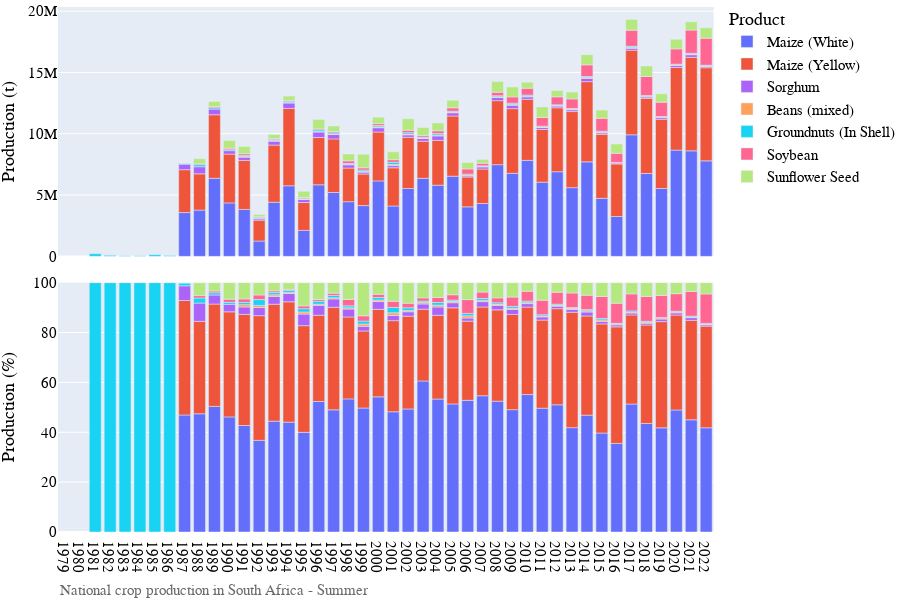
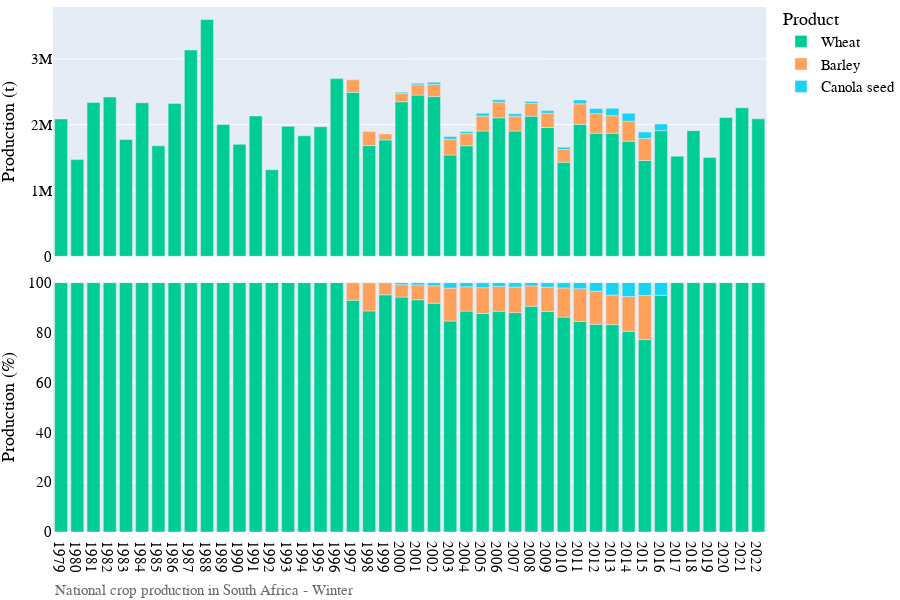

The notebook cell these images were saved under, in order:
### Markdown cell above
## Visualization of production data

### Code cell
# Bar chart of national crop production
country_iso, country_name = 'ZA', 'South Africa'
df = pd.read_csv('../data/crop/adm_crop_production_%s.csv' % country_iso, index_col=0)
df['year'] = df['harvest_year']
year = [df['year'].min(), df['year'].max()]
product_order = ['Maize (White)', 'Maize (Yellow)','Wheat','Sorghum']
for season_name in ['Summer','Winter']:
    footnote = 'National crop production in %s - %s' % (country_name, season_name)
    fn_save = '../figures/%s_bar_natgrainprod_%s.png' % (country_iso, season_name)
    sub = df[df['season_name'] == season_name]
    fig = PlotBarProduction(sub, year, product_order, footnote)#, fn_save)
    fig.show()

### Figure 1 — Plotly figure (JSON) as saved in the notebook; plotly's stock layout.template omitted (floating-point values rounded to 4 significant figures)
{"data": [{"alignmentgroup": "True", "hovertemplate": "product=Maize (White)<br>season_name=Summer<br>type=orig_unit<br>year=%{x}<br>value=%{y}<extra></extra>", "legendgroup": "Maize (White)", "marker": {"color": "#636efa", "pattern": {"shape": ""}}, "name": "Maize (White)", "offsetgroup": "Maize (White)", "orientation": "v", "showlegend": true, "textposition": "auto", "type": "bar", "x": [1987, 1988, 1989, 1990, 1991, 1992, 1993, 1994, 1995, 1996, 1997, 1998, 1999, 2000, 2001, 2002, 2003, 2004, 2005, 2006, 2007, 2008, 2009, 2010, 2011, 2012, 2013, 2014, 2015, 2016, 2017, 2018, 2019, 2020, 2021, 2022], "xaxis": "x2", "y": [3573000, 3776000, 6367000, 4361000, 3829000, 1252000, 4416000, 5759000, 2120000, 5836000, 5209200, 4459500, 4141000, 6154500, 4109790, 5537480, 6365550, 5805000, 6540700, 4038900, 4315000, 7480000, 6775000, 7830000, 6052000, 6903656, 5606800, 7710000, 4735000, 3253775, 9916000, 6759800, 5538240, 8666310, 8608815, 7789750], "yaxis": "y2"}, {"alignmentgroup": "True", "hovertemplate": "product=Maize (White)<br>season_name=Summer<br>type=percent<br>year=%{x}<br>value=%{y}<extra></extra>", "legendgroup": "Maize (White)", "marker": {"color": "#636efa", "pattern": {"shape": ""}}, "name": "Maize (White)", "offsetgroup": "Maize (White)", "orientation": "v", "showlegend": false, "textposition": "auto", "type": "bar", "x": [1987, 1988, 1989, 1990, 1991, 1992, 1993, 1994, 1995, 1996, 1997, 1998, 1999, 2000, 2001, 2002, 2003, 2004, 2005, 2006, 2007, 2008, 2009, 2010, 2011, 2012, 2013, 2014, 2015, 2016, 2017, 2018, 2019, 2020, 2021, 2022], "xaxis": "x", "y": [46.92, 47.4, 50.38, 46.16, 42.7, 36.74, 44.44, 44.05, 39.96, 52.32, 48.99, 53.38, 49.71, 54.19, 48.21, 49.34, 60.56, 53.32, 51.35, 52.79, 54.64, 52.47, 49.06, 55.11, 49.64, 51.01, 41.84, 46.86, 39.69, 35.51, 51.32, 43.52, 41.77, 48.93, 44.99, 41.79], "yaxis": "y"}, {"alignmentgroup": "True", "hovertemplate": "product=Maize (Yellow)<br>season_name=Summer<br>type=orig_unit<br>year=%{x}<br>value=%{y}<extra></extra>", "legendgroup": "Maize (Yellow)", "marker": {"color": "#EF553B", "pattern": {"shape": ""}}, "name": "Maize (Yellow)", "offsetgroup": "Maize (Yellow)", "orientation": "v", "showlegend": true, "textposition": "auto", "type": "bar", "x": [1987, 1988, 1989, 1990, 1991, 1992, 1993, 1994, 1995, 1996, 1997, 1998, 1999, 2000, 2001, 2002, 2003, 2004, 2005, 2006, 2007, 2008, 2009, 2010, 2011, 2012, 2013, 2014, 2015, 2016, 2017, 2018, 2019, 2020, 2021, 2022], "xaxis": "x2", "y": [3496000, 2954000, 5185000, 3980000, 3996000, 1704000, 4661000, 6308000, 2269250, 3858088, 4373000, 2744000, 2574500, 3986440, 3115350, 4177850, 3025900, 3657000, 4909300, 2430600, 2810000, 5220000, 5275000, 4985000, 4308000, 5217000, 6203800, 6540000, 5220000, 4283100, 6904000, 6129650, 5648080, 6741870, 7625450, 7597450], "yaxis": "y2"}, {"alignmentgroup": "True", "hovertemplate": "product=Maize (Yellow)<br>season_name=Summer<br>type=percent<br>year=%{x}<br>value=%{y}<extra></extra>", "legendgroup": "Maize (Yellow)", "marker": {"color": "#EF553B", "pattern": {"shape": ""}}, "name": "Maize (Yellow)", "offsetgroup": "Maize (Yellow)", "orientation": "v", "showlegend": false, "textposition": "auto", "type": "bar", "x": [1987, 1988, 1989, 1990, 1991, 1992, 1993, 1994, 1995, 1996, 1997, 1998, 1999, 2000, 2001, 2002, 2003, 2004, 2005, 2006, 2007, 2008, 2009, 2010, 2011, 2012, 2013, 2014, 2015, 2016, 2017, 2018, 2019, 2020, 2021, 2022], "xaxis": "x", "y": [45.91, 37.08, 41.02, 42.13, 44.56, 50.01, 46.91, 48.25, 42.78, 34.59, 41.13, 32.85, 30.91, 35.1, 36.55, 37.23, 28.79, 33.59, 38.55, 31.77, 35.58, 36.61, 38.2, 35.09, 35.34, 38.54, 46.3, 39.75, 43.75, 46.75, 35.73, 39.46, 42.6, 38.07, 39.85, 40.76], "yaxis": "y"}, {"alignmentgroup": "True", "hovertemplate": "product=Sorghum<br>season_name=Summer<br>type=orig_unit<br>year=%{x}<br>value=%{y}<extra></extra>", "legendgroup": "Sorghum", "marker": {"color": "#ab63fa", "pattern": {"shape": ""}}, "name": "Sorghum", "offsetgroup": "Sorghum", "orientation": "v", "showlegend": true, "textposition": "auto", "type": "bar", "x": [1987, 1988, 1989, 1990, 1991, 1992, 1993, 1994, 1995, 1996, 1997, 1998, 1999, 2000, 2001, 2002, 2003, 2004, 2005, 2006, 2007, 2008, 2009, 2010, 2011, 2012, 2013, 2014, 2015, 2016, 2017, 2018, 2019, 2020, 2021, 2022], "xaxis": "x2", "y": [448905, 582071, 458823, 282533, 266623, 112440, 310500, 439008, 246300, 445000, 355000, 264600, 155950, 352450, 175580, 197275, 219513, 363000, 260000, 96000, 169700, 255000, 276500, 196500, 155000, 135500, 147200, 265000, 120500, 74150, 152000, 109855, 134525, 155560, 213645, 103140], "yaxis": "y2"}, {"alignmentgroup": "True", "hovertemplate": "product=Sorghum<br>season_name=Summer<br>type=percent<br>year=%{x}<br>value=%{y}<extra></extra>", "legendgroup": "Sorghum", "marker": {"color": "#ab63fa", "pattern": {"shape": ""}}, "name": "Sorghum", "offsetgroup": "Sorghum", "orientation": "v", "showlegend": false, "textposition": "auto", "type": "bar", "x": [1987, 1988, 1989, 1990, 1991, 1992, 1993, 1994, 1995, 1996, 1997, 1998, 1999, 2000, 2001, 2002, 2003, 2004, 2005, 2006, 2007, 2008, 2009, 2010, 2011, 2012, 2013, 2014, 2015, 2016, 2017, 2018, 2019, 2020, 2021, 2022], "xaxis": "x", "y": [5.895, 7.307, 3.63, 2.991, 2.973, 3.3, 3.125, 3.358, 4.643, 3.99, 3.339, 3.167, 1.872, 3.103, 2.06, 1.758, 2.089, 3.334, 2.041, 1.255, 2.149, 1.789, 2.002, 1.383, 1.271, 1.001, 1.098, 1.611, 1.01, 0.8093, 0.7866, 0.7073, 1.015, 0.8784, 1.117, 0.5534], "yaxis": "y"}, {"alignmentgroup": "True", "hovertemplate": "product=Beans (mixed)<br>season_name=Summer<br>type=orig_unit<br>year=%{x}<br>value=%{y}<extra></extra>", "legendgroup": "Beans (mixed)", "marker": {"color": "#FFA15A", "pattern": {"shape": ""}}, "name": "Beans (mixed)", "offsetgroup": "Beans (mixed)", "orientation": "v", "showlegend": true, "textposition": "auto", "type": "bar", "x": [1991, 1992, 1993, 1994, 1995, 1996, 1997, 1998, 1999, 2000, 2001, 2002, 2003, 2004, 2005, 2006, 2007, 2008, 2009, 2010, 2011, 2012, 2013, 2014, 2015, 2016, 2017, 2018, 2019, 2020, 2021, 2022], "xaxis": "x2", "y": [84283, 27704, 61368, 44000, 44727, 49728, 52000, 42960, 76000, 70684, 91630, 59020, 60295, 80000, 69820, 67250, 39545, 58975, 67030, 52255, 41980, 47695, 60200, 82130, 73390, 35445, 68525, 69330, 66355, 64800, 57672, 52590], "yaxis": "y2"}, {"alignmentgroup": "True", "hovertemplate": "product=Beans (mixed)<br>season_name=Summer<br>type=percent<br>year=%{x}<br>value=%{y}<extra></extra>", "legendgroup": "Beans (mixed)", "marker": {"color": "#FFA15A", "pattern": {"shape": ""}}, "name": "Beans (mixed)", "offsetgroup": "Beans (mixed)", "orientation": "v", "showlegend": false, "textposition": "auto", "type": "bar", "x": [1991, 1992, 1993, 1994, 1995, 1996, 1997, 1998, 1999, 2000, 2001, 2002, 2003, 2004, 2005, 2006, 2007, 2008, 2009, 2010, 2011, 2012, 2013, 2014, 2015, 2016, 2017, 2018, 2019, 2020, 2021, 2022], "xaxis": "x", "y": [0.9399, 0.813, 0.6176, 0.3366, 0.8432, 0.4458, 0.4891, 0.5143, 0.9124, 0.6224, 1.075, 0.5259, 0.5737, 0.7348, 0.5482, 0.879, 0.5007, 0.4137, 0.4854, 0.3678, 0.3443, 0.3524, 0.4492, 0.4992, 0.6151, 0.3869, 0.3546, 0.4464, 0.5005, 0.3659, 0.3014, 0.2822], "yaxis": "y"}, {"alignmentgroup": "True", "hovertemplate": "product=Groundnuts (In Shell)<br>season_name=Summer<br>type=orig_unit<br>year=%{x}<br>value=%{y}<extra></extra>", "legendgroup": "Groundnuts (In Shell)", "marker": {"color": "#19d3f3", "pattern": {"shape": ""}}, "name": "Groundnuts (In Shell)", "offsetgroup": "Groundnuts (In Shell)", "orientation": "v", "showlegend": true, "textposition": "auto", "type": "bar", "x": [1981, 1982, 1983, 1984, 1985, 1986, 1987, 1988, 1989, 1990, 1991, 1992, 1993, 1994, 1995, 1996, 1997, 1998, 1999, 2000, 2001, 2002, 2003, 2004, 2005, 2006, 2007, 2008, 2009, 2010, 2011, 2012, 2013, 2014, 2015, 2016, 2017, 2018, 2019, 2020, 2021, 2022], "xaxis": "x2", "y": [216000, 82000, 61000, 50000, 137000, 79000, 84000, 165000, 117000, 79000, 79000, 79650, 90428, 107809, 70500, 130000, 95000, 65160, 98250, 113550, 183840, 120185, 60005, 115000, 64000, 74000, 58000, 88800, 99500, 88000, 64250, 59000, 40825, 74500, 62300, 18850, 92050, 53750, 19455, 50080, 59950, 49000], "yaxis": "y2"}, {"alignmentgroup": "True", "hovertemplate": "product=Groundnuts (In Shell)<br>season_name=Summer<br>type=percent<br>year=%{x}<br>value=%{y}<extra></extra>", "legendgroup": "Groundnuts (In Shell)", "marker": {"color": "#19d3f3", "pattern": {"shape": ""}}, "name": "Groundnuts (In Shell)", "offsetgroup": "Groundnuts (In Shell)", "orientation": "v", "showlegend": false, "textposition": "auto", "type": "bar", "x": [1981, 1982, 1983, 1984, 1985, 1986, 1987, 1988, 1989, 1990, 1991, 1992, 1993, 1994, 1995, 1996, 1997, 1998, 1999, 2000, 2001, 2002, 2003, 2004, 2005, 2006, 2007, 2008, 2009, 2010, 2011, 2012, 2013, 2014, 2015, 2016, 2017, 2018, 2019, 2020, 2021, 2022], "xaxis": "x", "y": [100, 100, 100, 100, 100, 100, 1.103, 2.071, 0.9257, 0.8362, 0.881, 2.338, 0.91, 0.8247, 1.329, 1.166, 0.8935, 0.78, 1.18, 0.9998, 2.157, 1.071, 0.5709, 1.056, 0.5025, 0.9672, 0.7344, 0.6229, 0.7205, 0.6194, 0.527, 0.4359, 0.3047, 0.4528, 0.5222, 0.2057, 0.4764, 0.3461, 0.1467, 0.2828, 0.3133, 0.2629], "yaxis": "y"}, {"alignmentgroup": "True", "hovertemplate": "product=Soybean<br>season_name=Summer<br>type=orig_unit<br>year=%{x}<br>value=%{y}<extra></extra>", "legendgroup": "Soybean", "marker": {"color": "#FF6692", "pattern": {"shape": ""}}, "name": "Soybean", "offsetgroup": "Soybean", "orientation": "v", "showlegend": true, "textposition": "auto", "type": "bar", "x": [1988, 1989, 1990, 1991, 1992, 1993, 1994, 1995, 1996, 1997, 1998, 1999, 2000, 2001, 2002, 2003, 2004, 2005, 2006, 2007, 2008, 2009, 2010, 2011, 2012, 2013, 2014, 2015, 2016, 2017, 2018, 2019, 2020, 2021, 2022], "xaxis": "x2", "y": [75000, 85000, 119000, 126000, 62900, 68600, 63100, 58200, 80000, 98000, 215000, 174800, 148720, 209825, 202497, 136520, 220000, 272500, 424000, 205000, 282000, 516000, 566000, 710000, 650000, 784500, 948000, 1056800, 741550, 1316000, 1550800, 1170345, 1245500, 1890450, 2201000], "yaxis": "y2"}, {"alignmentgroup": "True", "hovertemplate": "product=Soybean<br>season_name=Summer<br>type=percent<br>year=%{x}<br>value=%{y}<extra></extra>", "legendgroup": "Soybean", "marker": {"color": "#FF6692", "pattern": {"shape": ""}}, "name": "Soybean", "offsetgroup": "Soybean", "orientation": "v", "showlegend": false, "textposition": "auto", "type": "bar", "x": [1988, 1989, 1990, 1991, 1992, 1993, 1994, 1995, 1996, 1997, 1998, 1999, 2000, 2001, 2002, 2003, 2004, 2005, 2006, 2007, 2008, 2009, 2010, 2011, 2012, 2013, 2014, 2015, 2016, 2017, 2018, 2019, 2020, 2021, 2022], "xaxis": "x", "y": [0.9414, 0.6725, 1.26, 1.405, 1.846, 0.6904, 0.4827, 1.097, 0.7172, 0.9217, 2.574, 2.099, 1.31, 2.461, 1.804, 1.299, 2.021, 2.14, 5.542, 2.596, 1.978, 3.736, 3.984, 5.824, 4.802, 5.854, 5.762, 8.858, 8.094, 6.811, 9.984, 8.828, 7.033, 9.88, 11.81], "yaxis": "y"}, {"alignmentgroup": "True", "hovertemplate": "product=Sunflower Seed<br>season_name=Summer<br>type=orig_unit<br>year=%{x}<br>value=%{y}<extra></extra>", "legendgroup": "Sunflower Seed", "marker": {"color": "#B6E880", "pattern": {"shape": ""}}, "name": "Sunflower Seed", "offsetgroup": "Sunflower Seed", "orientation": "v", "showlegend": true, "textposition": "auto", "type": "bar", "x": [1987, 1988, 1989, 1990, 1991, 1992, 1993, 1994, 1995, 1996, 1997, 1998, 1999, 2000, 2001, 2002, 2003, 2004, 2005, 2006, 2007, 2008, 2009, 2010, 2011, 2012, 2013, 2014, 2015, 2016, 2017, 2018, 2019, 2020, 2021, 2022], "xaxis": "x2", "y": [13000, 414370, 425864, 625930, 586397, 168786, 328847, 352226, 495713, 755001, 450000, 562670, 1109000, 530625, 638320, 928790, 642610, 648000, 620000, 520000, 300000, 872000, 801000, 490000, 860000, 522000, 557000, 832000, 663000, 755000, 874000, 858905, 680940, 785910, 677240, 845550], "yaxis": "y2"}, {"alignmentgroup": "True", "hovertemplate": "product=Sunflower Seed<br>season_name=Summer<br>type=percent<br>year=%{x}<br>value=%{y}<extra></extra>", "legendgroup": "Sunflower Seed", "marker": {"color": "#B6E880", "pattern": {"shape": ""}}, "name": "Sunflower Seed", "offsetgroup": "Sunflower Seed", "orientation": "v", "showlegend": false, "textposition": "auto", "type": "bar", "x": [1987, 1988, 1989, 1990, 1991, 1992, 1993, 1994, 1995, 1996, 1997, 1998, 1999, 2000, 2001, 2002, 2003, 2004, 2005, 2006, 2007, 2008, 2009, 2010, 2011, 2012, 2013, 2014, 2015, 2016, 2017, 2018, 2019, 2020, 2021, 2022], "xaxis": "x", "y": [0.1707, 5.201, 3.37, 6.625, 6.539, 4.953, 3.309, 2.694, 9.345, 6.769, 4.232, 6.735, 13.31, 4.672, 7.488, 8.276, 6.114, 5.952, 4.868, 6.797, 3.799, 6.116, 5.8, 3.449, 7.054, 3.857, 4.157, 5.057, 5.557, 8.241, 4.523, 5.53, 5.136, 4.438, 3.54, 4.537], "yaxis": "y"}], "layout": {"annotations": [{"showarrow": false, "text": "", "textangle": 90, "x": 0.98, "xanchor": "left", "xref": "paper", "y": 0.2375, "yanchor": "middle", "yref": "paper"}, {"showarrow": false, "text": "", "textangle": 90, "x": 0.98, "xanchor": "left", "xref": "paper", "y": 0.7625, "yanchor": "middle", "yref": "paper"}, {"align": "left", "font": {"color": "dimgrey", "family": "arial", "size": 15}, "showarrow": false, "text": "National crop production in South Africa - Summer", "x": 0, "xref": "paper", "y": -0.13, "yref": "paper"}], "barmode": "relative", "font": {"color": "black", "family": "arial", "size": 15}, "height": 600, "legend": {"title": {"text": "Product"}, "tracegroupgap": 0, "x": 1, "y": 1.01}, "margin": {"b": 0, "l": 0, "r": 0, "t": 0}, "width": 900, "xaxis": {"anchor": "y", "domain": [0, 0.98], "dtick": 1, "range": [1978.0, 2022.0], "title": {"text": ""}}, "xaxis2": {"anchor": "y2", "domain": [0, 0.98], "matches": "x", "showticklabels": false}, "yaxis": {"anchor": "x", "domain": [0, 0.475], "range": [0, 100], "title": {"text": "Production (%)"}}, "yaxis2": {"anchor": "x2", "domain": [0.525, 1], "title": {"text": "Production (t)"}}}}

### Figure 2 — Plotly figure (JSON) as saved in the notebook; plotly's stock layout.template omitted (floating-point values rounded to 4 significant figures)
{"data": [{"alignmentgroup": "True", "hovertemplate": "product=Wheat<br>season_name=Winter<br>type=orig_unit<br>year=%{x}<br>value=%{y}<extra></extra>", "legendgroup": "Wheat", "marker": {"color": "#00cc96", "pattern": {"shape": ""}}, "name": "Wheat", "offsetgroup": "Wheat", "orientation": "v", "showlegend": true, "textposition": "auto", "type": "bar", "x": [1979, 1980, 1981, 1982, 1983, 1984, 1985, 1986, 1987, 1988, 1989, 1990, 1991, 1992, 1993, 1994, 1995, 1996, 1997, 1998, 1999, 2000, 2001, 2002, 2003, 2004, 2005, 2006, 2007, 2008, 2009, 2010, 2011, 2012, 2013, 2014, 2015, 2016, 2017, 2018, 2019, 2020, 2021, 2022], "xaxis": "x2", "y": [2088354, 1469664, 2339000, 2420000, 1774255, 2332813, 1679892, 2320810, 3135101, 3598400, 2002869, 1702371, 2132985, 1316073, 1975344, 1832241, 1968512, 2700000, 2492000, 1683000, 1769100, 2348550, 2450000, 2427000, 1540000, 1680000, 1905000, 2105000, 1905000, 2130000, 1958000, 1430000, 2005000, 1870000, 1870000, 1750000, 1457015, 1909540, 1521750, 1909540, 1501675, 2109100, 2257205, 2088590], "yaxis": "y2"}, {"alignmentgroup": "True", "hovertemplate": "product=Wheat<br>season_name=Winter<br>type=percent<br>year=%{x}<br>value=%{y}<extra></extra>", "legendgroup": "Wheat", "marker": {"color": "#00cc96", "pattern": {"shape": ""}}, "name": "Wheat", "offsetgroup": "Wheat", "orientation": "v", "showlegend": false, "textposition": "auto", "type": "bar", "x": [1979, 1980, 1981, 1982, 1983, 1984, 1985, 1986, 1987, 1988, 1989, 1990, 1991, 1992, 1993, 1994, 1995, 1996, 1997, 1998, 1999, 2000, 2001, 2002, 2003, 2004, 2005, 2006, 2007, 2008, 2009, 2010, 2011, 2012, 2013, 2014, 2015, 2016, 2017, 2018, 2019, 2020, 2021, 2022], "xaxis": "x", "y": [100, 100, 100, 100, 100, 100, 100, 100, 100, 100, 100, 100, 100, 100, 100, 100, 100, 100, 92.94, 88.67, 95.12, 94.22, 93.14, 91.75, 84.62, 88.58, 87.63, 88.55, 87.96, 90.53, 88.43, 86.18, 84.43, 83.31, 83.14, 80.53, 77.18, 94.93, 100, 100, 100, 100, 100, 100], "yaxis": "y"}, {"alignmentgroup": "True", "hovertemplate": "product=Barley<br>season_name=Winter<br>type=orig_unit<br>year=%{x}<br>value=%{y}<extra></extra>", "legendgroup": "Barley", "marker": {"color": "#FFA15A", "pattern": {"shape": ""}}, "name": "Barley", "offsetgroup": "Barley", "orientation": "v", "showlegend": true, "textposition": "auto", "type": "bar", "x": [1997, 1998, 1999, 2000, 2001, 2002, 2003, 2004, 2005, 2006, 2007, 2008, 2009, 2010, 2011, 2012, 2013, 2014, 2015], "xaxis": "x2", "y": [189290, 215100, 90800, 124140, 156751, 184370, 240000, 185000, 225000, 236000, 222500, 192000, 216000, 194000, 312000, 298000, 267500, 302000, 333373], "yaxis": "y2"}, {"alignmentgroup": "True", "hovertemplate": "product=Barley<br>season_name=Winter<br>type=percent<br>year=%{x}<br>value=%{y}<extra></extra>", "legendgroup": "Barley", "marker": {"color": "#FFA15A", "pattern": {"shape": ""}}, "name": "Barley", "offsetgroup": "Barley", "orientation": "v", "showlegend": false, "textposition": "auto", "type": "bar", "x": [1997, 1998, 1999, 2000, 2001, 2002, 2003, 2004, 2005, 2006, 2007, 2008, 2009, 2010, 2011, 2012, 2013, 2014, 2015], "xaxis": "x", "y": [7.06, 11.33, 4.882, 4.98, 5.959, 6.97, 13.19, 9.755, 10.35, 9.927, 10.27, 8.16, 9.755, 11.69, 13.14, 13.28, 11.89, 13.9, 17.66], "yaxis": "y"}, {"alignmentgroup": "True", "hovertemplate": "product=Canola seed<br>season_name=Winter<br>type=orig_unit<br>year=%{x}<br>value=%{y}<extra></extra>", "legendgroup": "Canola seed", "marker": {"color": "#19d3f3", "pattern": {"shape": ""}}, "name": "Canola seed", "offsetgroup": "Canola seed", "orientation": "v", "showlegend": true, "textposition": "auto", "type": "bar", "x": [2000, 2001, 2002, 2003, 2004, 2005, 2006, 2007, 2008, 2009, 2010, 2011, 2012, 2013, 2014, 2015, 2016], "xaxis": "x2", "y": [20000, 23750, 33790, 40000, 31500, 44000, 36300, 38150, 30800, 40290, 35340, 57760, 76500, 111600, 121000, 97500, 102060], "yaxis": "y2"}, {"alignmentgroup": "True", "hovertemplate": "product=Canola seed<br>season_name=Winter<br>type=percent<br>year=%{x}<br>value=%{y}<extra></extra>", "legendgroup": "Canola seed", "marker": {"color": "#19d3f3", "pattern": {"shape": ""}}, "name": "Canola seed", "offsetgroup": "Canola seed", "orientation": "v", "showlegend": false, "textposition": "auto", "type": "bar", "x": [2000, 2001, 2002, 2003, 2004, 2005, 2006, 2007, 2008, 2009, 2010, 2011, 2012, 2013, 2014, 2015, 2016], "xaxis": "x", "y": [0.8023, 0.9029, 1.277, 2.198, 1.661, 2.024, 1.527, 1.762, 1.309, 1.82, 2.13, 2.432, 3.408, 4.962, 5.568, 5.165, 5.074], "yaxis": "y"}], "layout": {"annotations": [{"showarrow": false, "text": "", "textangle": 90, "x": 0.98, "xanchor": "left", "xref": "paper", "y": 0.2375, "yanchor": "middle", "yref": "paper"}, {"showarrow": false, "text": "", "textangle": 90, "x": 0.98, "xanchor": "left", "xref": "paper", "y": 0.7625, "yanchor": "middle", "yref": "paper"}, {"align": "left", "font": {"color": "dimgrey", "family": "arial", "size": 15}, "showarrow": false, "text": "National crop production in South Africa - Winter", "x": 0, "xref": "paper", "y": -0.13, "yref": "paper"}], "barmode": "relative", "font": {"color": "black", "family": "arial", "size": 15}, "height": 600, "legend": {"title": {"text": "Product"}, "tracegroupgap": 0, "x": 1, "y": 1.01}, "margin": {"b": 0, "l": 0, "r": 0, "t": 0}, "width": 900, "xaxis": {"anchor": "y", "domain": [0, 0.98], "dtick": 1, "range": [1978.0, 2022.0], "title": {"text": ""}}, "xaxis2": {"anchor": "y2", "domain": [0, 0.98], "matches": "x", "showticklabels": false}, "yaxis": {"anchor": "x", "domain": [0, 0.475], "range": [0, 100], "title": {"text": "Production (%)"}}, "yaxis2": {"anchor": "x2", "domain": [0.525, 1], "title": {"text": "Production (t)"}}}}
